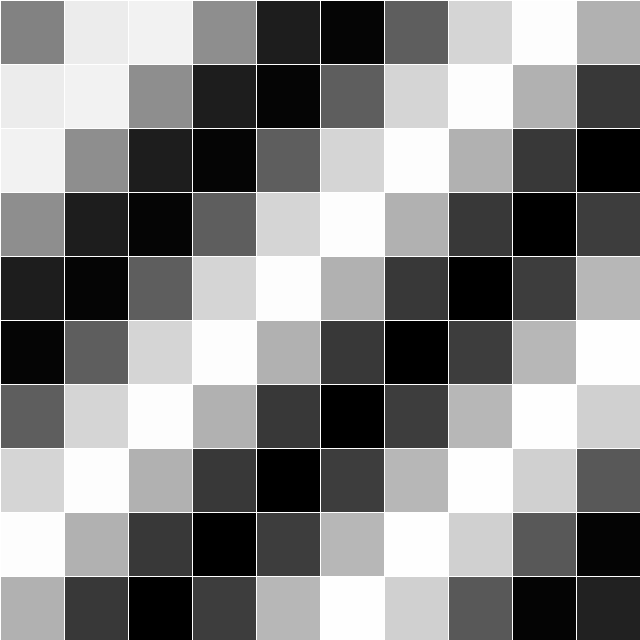
Frame 1 (no input)
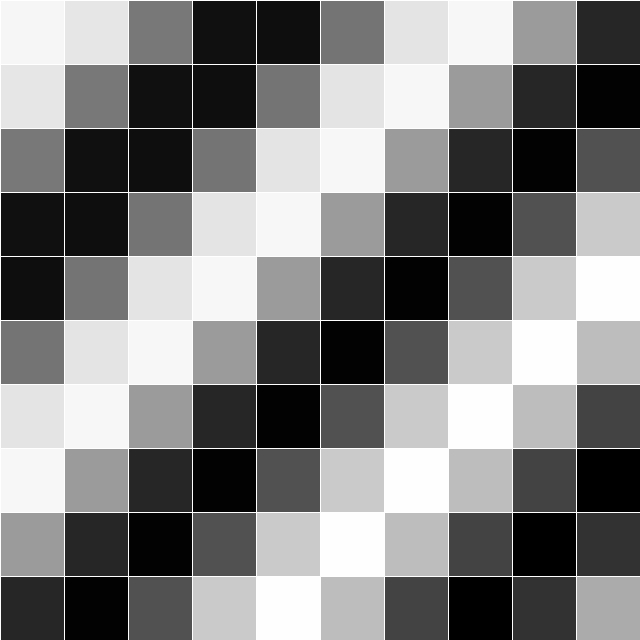
Frame 60 (the mouse pressed at the canvas centre just before this capture)
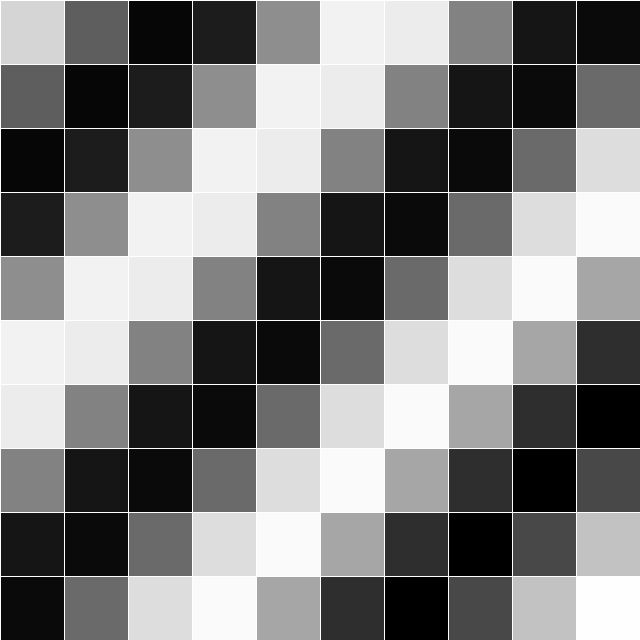
Frame 120 (the mouse held since frame 60 and released just before this capture)

The Processing sketch that drew these frames (run headless with seeded random() and noise(); from frame 60 on, the mouse is pressed at the canvas centre):

// Processing sketch: kapitel_13_eksempel_13_11
// ── kapitel_13_eksempel_13_11.pde
Cell[] [] grid;

int cols = 10;
int rows = 10;

void setup() {
  size(640, 640);
  grid = new Cell[cols][rows];
  for (int i = 0; i < cols; i++) {
    for (int j = 0; j < rows; j++) {
      //initialize each object
      grid[i][j] = new Cell(i*width/10, j*height/10, width/10, height/10, i+j);
    }
  }
}

void draw() {
  background(0);
  for (int i = 0; i < cols; i++) {
    for (int j = 0; j < rows; j++) {
      //Oscillate and display each object
      grid[i][j].oscillate();
      grid[i][j].display();
    }
  }
}

class Cell {
  float x;
  float y;
  float w;
  float h;
  
  float angle;
  
  Cell(float tempX, float tempY, float tempW, float tempH, float tempAngle) {
    x = tempX;
    y = tempY;
    w = tempW;
    h = tempH;
    angle = tempAngle;
  }
  
  void oscillate() {
  angle += 0.02;
  }
  
  void display() {
  stroke(255);
  
  float bright = map(sin(angle), -1, 1, 0, 255);
  fill(bright);
  rect(x, y, w, h);
  }
}
